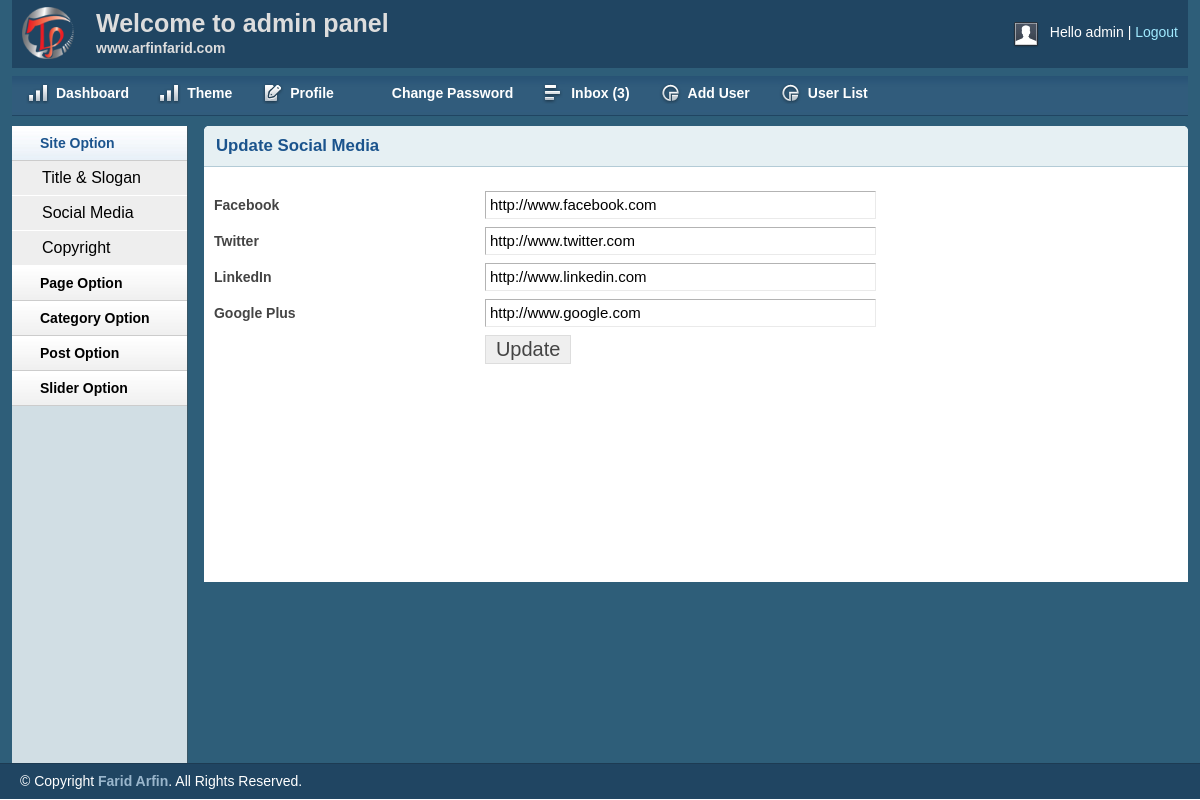
Page /admin/social.php (signed in) on the committed database.
### tables this page shows
CREATE TABLE `tbl_social` (
  `s_id` int(11) NOT NULL,
  `facebook` varchar(100) NOT NULL,
  `twitter` varchar(100) NOT NULL,
  `linkedin` varchar(100) NOT NULL,
  `googleplus` varchar(100) NOT NULL
);

### lib/Database.php (called while the page is built, shortened)
<?php
	Class Database{
		public $host   = DB_HOST;
		public $user   = DB_USER;
		public $pass   = DB_PASS;
		public $dbname = DB_NAME;
		public $link;
		public function connectDb(){
			$this->link = new mysqli($this->host,$this->user,$this->pass,$this->dbname);
		}
		public function select($query){
			$result = $this->link->query($query) or die($this->link->error.__line__);
			if($result->num_rows > 0){
				return $result;
			}
			else{
				return false;
			}
		}
	}
?>

### admin/social.php (the view, shortened to what this page needs)
<?php include 'inc/header.php' ?>
<?php include 'inc/sidebar.php' ?>
        <div class="grid_10">
            <div class="box round first grid">
                <h2>Update Social Media</h2>
                <div class="block">
            <?php
                $query = "SELECT * FROM tbl_social WHERE s_id='1'";
                $socialselct = $db->select($query);
                if($socialselct){
                    while ($row = $socialselct->fetch_assoc()) {
            ?>
                 <form action="social.php" method="post">
                    <table class="form">
                        <tr>
                            <td>
                                <label>Facebook</label>
                            </td>
                            <td>
                                <input type="text" name="facebook" value="<?php echo $row['facebook']; ?>" class="medium" />
                            </td>
                        </tr>
						 <tr>
                            <td>
                                <label>Twitter</label>
                            </td>
                            <td>
                                <input type="text" name="twitter" value="<?php echo $row['twitter']; ?>" class="medium" />
                            </td>
                        </tr>
						 <tr>
                            <td>
                                <label>LinkedIn</label>
                            </td>
                            <td>
                                <input type="text" name="linkedin" value="<?php echo $row['linkedin']; ?>" class="medium" />
                            </td>
                        </tr>
						 <tr>
                            <td>
                                <label>Google Plus</label>
                            </td>
                            <td>
                                <input type="text" name="googleplus" value="<?php echo $row['googleplus']; ?>" class="medium" />
                            </td>
                        </tr>
						 <tr>
                            <td></td>
                            <td>
                                <input type="submit" name="submit" Value="Update" />
                            </td>
                        </tr>
                    </table>
                    </form>
                <?php } } ?>
                </div>
            </div>
        </div>
<?php include 'inc/footer.php' ?>

### admin/css/layout.css (style rules this page uses)
body { background: #fff none repeat scroll 0 0; color: #444; font-size: 14px; padding: 0; }
h1, h2, h3, h4, h5, h6 { line-height:1.2em; margin-bottom:.3em; }
h2 { margin-top:1em; }
.box { background:#fff; margin-bottom:20px; padding:10px 10px 10px 10px; margin-left:-8px; }
.box.grid { padding-bottom:40px; }
.box.round { -moz-border-radius: 5px 5px 0px 0px; -webkit-border-radius: 5px 5px 0px 0px; border-radius: 5px 5px 0px 0px; }
.box h2 { font-size:1.2em; font-weight:bold; color:#1B548D; background:#E6F0F3; margin:-10px -10px 0 -10px; padding:10px 12px; border-bottom:1px solid #B3CBD6; -moz-border-radius: 5px 5px 0px 0px; -webkit-border-radius: 5px 5px 0px 0px; border-radius: 5px 5px 0px 0px; }
.box.first { min-height: 406px; }
.block { padding-top:20px; }
table.form { width:100%; }
table.form td { padding:4px 0px; }
table.form label { font-weight:bold; }
table.form input, table.form select { font-size: 15px; padding: 4px 4px 5px 4px; border-top: 1px solid #b3b3b3; border-left: 1px solid #b3b3b3; border-right: 1px solid #eaeaea; border-bottom: 1px solid #eaeaea; }
table.form input[type="submit"] { border: 1px solid #ddd; color: #444; cursor: pointer; font-size: 20px; padding: 2px 10px; }
input.medium { width: 55%; }
.block { padding-bottom:1px; }

### rows in the picture
tbl_social: facebook "http://www.facebook.com", twitter "http://www.twitter.com", linkedin "http://www.linkedin.com", googleplus "http://www.google.com"

### other values in the picture
Session::get('username') "admin"
$count "3"
